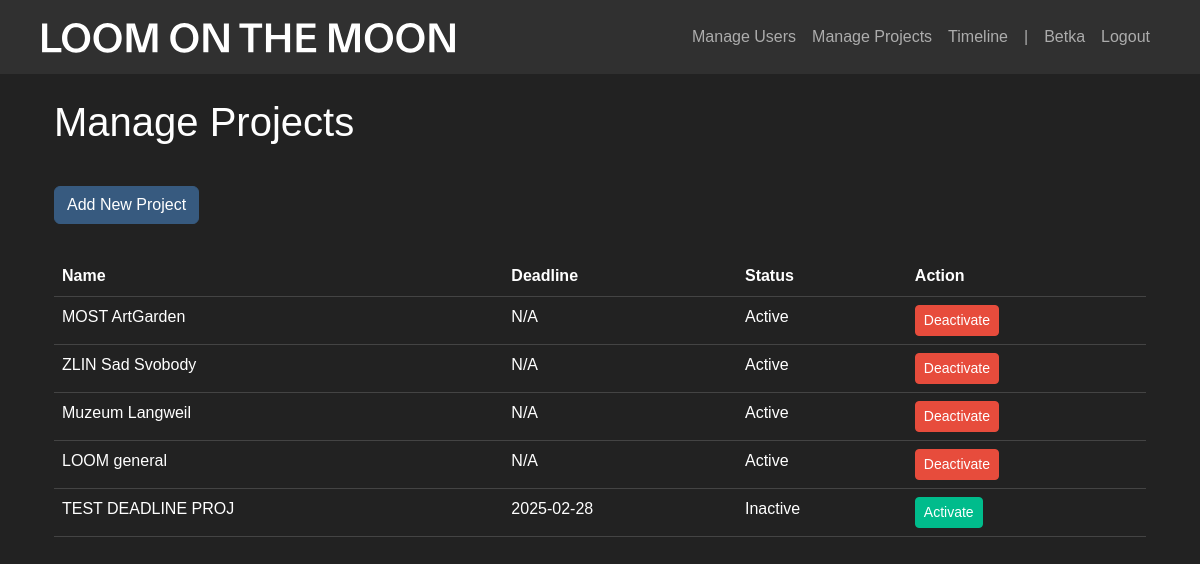
Page /manage_projects (signed in) on the committed database.
### app/models.py (models this page shows)
class User(UserMixin, db.Model):
    id = db.Column(db.Integer, primary_key=True)
    username = db.Column(db.String(80), unique=True, nullable=False)
    password = db.Column(db.String(120), nullable=False)
    is_admin = db.Column(db.Boolean, default=False)
    is_active = db.Column(db.Boolean, default=True)  # New field
    time_entries = db.relationship('TimeEntry', backref='user', lazy=True)

class Project(db.Model):
    id = db.Column(db.Integer, primary_key=True)
    name = db.Column(db.String(100), unique=True, nullable=False)
    deadline = db.Column(db.Date, nullable=True)
    is_active = db.Column(db.Boolean, default=True)  # New field
    time_entries = db.relationship('TimeEntry', backref='project', lazy=True)

### app/main.py (the view)
@main.route('/manage_projects')
@login_required
def manage_projects():
    if not current_user.is_admin:
        return redirect(url_for('main.index'))
    projects = Project.query.all()
    return render_template('manage_projects.html', projects=projects)

### app/__init__.py (called while the page is built)
def create_app():
    app = Flask(__name__)
    app.config['SECRET_KEY'] = 'your-secret-key-here'  # Change this in production
    app.config['SQLALCHEMY_DATABASE_URI'] = 'sqlite:///timetracker.db'
    db.init_app(app)
    login_manager.init_app(app)
    login_manager.login_view = 'auth.login'
    migrate.init_app(app, db)
    from .models import User
    @login_manager.user_loader
    def load_user(user_id):
        return User.query.get(int(user_id))
    from .auth import auth as auth_blueprint
    from .main import main as main_blueprint
    app.register_blueprint(auth_blueprint)
    app.register_blueprint(main_blueprint)
    with app.app_context():
        db.create_all()
    return app

### app/templates/manage_projects.html
{% extends "base.html" %}
{% block content %}
<div class="container mt-4">
    <h2>Manage Projects</h2>
    {% if current_user.is_admin %}
    <a href="/add_project" class="btn btn-primary add-btn">Add New Project</a>
    {% endif %}
    <table class="table">
        <thead>
            <tr>
                <th>Name</th>
                <th>Deadline</th>
                <th>Status</th>
                <th>Action</th>
            </tr>
        </thead>
        <tbody>
            {% for project in projects %}
            <tr>
                <td>{{ project.name }}</td>
                <td>{{ project.deadline.strftime('%Y-%m-%d') if project.deadline else 'N/A' }}</td>
                <td>{{ 'Active' if project.is_active else 'Inactive' }}</td>
                <td>
                    {% if project.is_active %}
                        <a href="{{ url_for('main.deactivate_project', project_id=project.id) }}" class="btn btn-danger btn-sm">Deactivate</a>
                    {% else %}
                        <a href="{{ url_for('main.activate_project', project_id=project.id) }}" class="btn btn-success btn-sm">Activate</a>
                    {% endif %}
                </td>
            </tr>
            {% endfor %}
        </tbody>
    </table>
</div>
{% endblock %}

### app/templates/base.html (shortened to what this page needs)
<!DOCTYPE html>
<html lang="en">
<head>
    <link rel="stylesheet" href="https://cdn.jsdelivr.net/npm/bootswatch@5.1.3/dist/darkly/bootstrap.min.css">
</head>
<body>
    <nav class="navbar navbar-expand-lg navbar-dark bg-dark">
        <div class="container">
            <a class="navbar-brand" href="{{ url_for('main.index') }}">
                <img src="{{ url_for('static', filename='assets/loomonthemoon_logo.svg') }}" alt="Logo" height="30">
            </a>
            <div class="navbar-nav ms-auto">
                {% if current_user.is_authenticated %}
                {% if current_user.is_admin %}
                <li class="nav-item">
                    <a class="nav-link" href="{{ url_for('main.manage_users') }}">Manage Users</a>
                </li>
                <li class="nav-item">
                    <a class="nav-link" href="{{ url_for('main.manage_projects') }}">Manage Projects</a>
                </li>
                <li class="nav-item">
                    <a class="nav-link" href="{{ url_for('main.admin_timeline') }}">Timeline</a>
                </li>
                <li class="nav-item">
                    <a class="nav-link" href="#">|</a>
                </li>
                {% endif %}
                    <span class="nav-item nav-link">{{ current_user.username }}</span>
                    <a class="nav-item nav-link" href="{{ url_for('auth.logout') }}">Logout</a>
                {% endif %}
            </div>
        </div>
    </nav>
    <div class="container mt-4">
        {% block content %}{% endblock %}
    </div>
</body>
</html>

### rows in the picture
User: username "Betka"
Project: name "MOST ArtGarden", deadline "N/A", is_active "Active"
Project: name "ZLIN Sad Svobody", deadline "N/A", is_active "Active"
Project: name "Muzeum Langweil", deadline "N/A", is_active "Active"
Project: name "LOOM general", deadline "N/A", is_active "Active"
Project: name "TEST DEADLINE PROJ", deadline "2025-02-28", is_active "Inactive"
